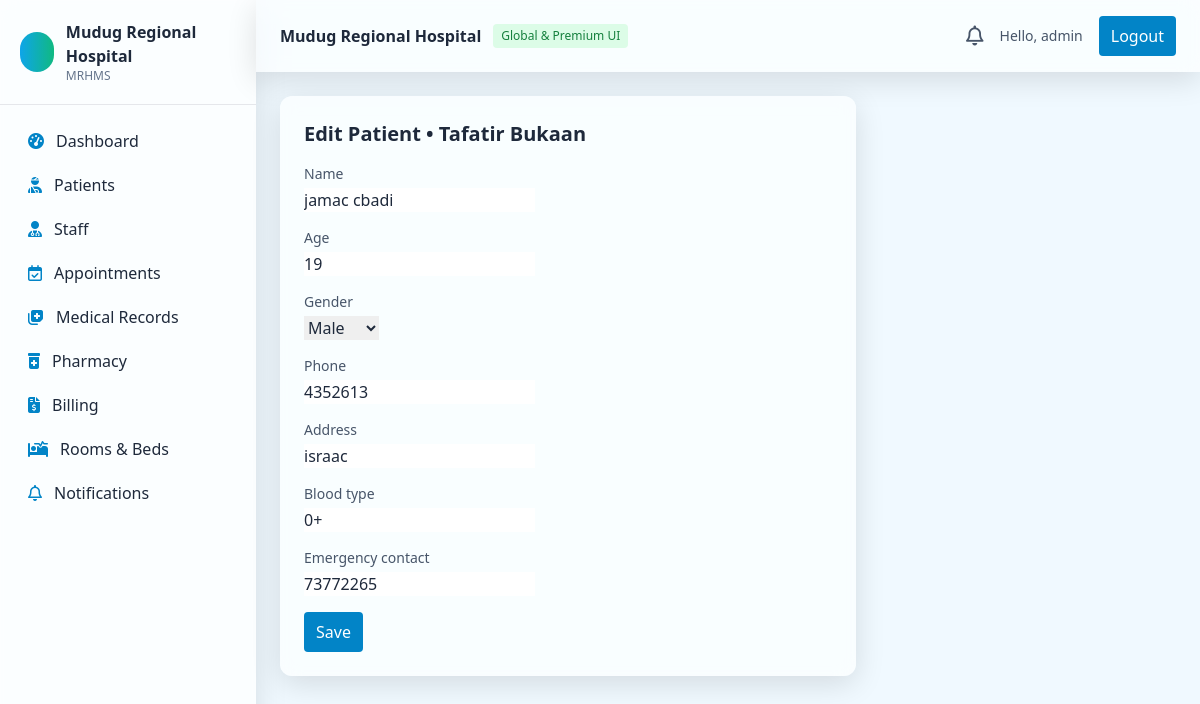
Page /patients/1/edit/ (signed in) on the committed database.
### patients/models.py (models this page shows, shortened)
class Patient(models.Model):
    GENDER_CHOICES = [
        ('M', 'Male'),
        ('F', 'Female'),
        ('O', 'Other'),
    ]
    name = models.CharField(max_length=255)
    age = models.PositiveIntegerField()
    gender = models.CharField(max_length=1, choices=GENDER_CHOICES)
    phone = models.CharField(max_length=20, blank=True)
    address = models.CharField(max_length=255, blank=True)
    blood_type = models.CharField(max_length=3, blank=True)
    emergency_contact = models.CharField(max_length=255, blank=True)
    created_at = models.DateTimeField(auto_now_add=True)

### patients/views.py (the view)
# urls.py: path('<int:pk>/edit/', views.patient_edit, name='patient_edit'),
@login_required
def patient_edit(request, pk):
    patient = get_object_or_404(Patient, pk=pk)
    form = PatientForm(request.POST or None, instance=patient)
    if request.method == 'POST' and form.is_valid():
        form.save()
        messages.success(request, 'Patient updated • Bukaanka waa la cusbooneysiiyay')
        return redirect('patient_detail', pk=patient.pk)
    return render(request, 'patients/form.html', {'form': form, 'title': 'Edit Patient • Tafatir Bukaan'})

### patients/forms.py
class PatientForm(forms.ModelForm):
    class Meta:
        model = Patient
        fields = ["name", "age", "gender", "phone", "address", "blood_type", "emergency_contact"]

### templates/patients/form.html (shortened to what this page needs)
{% extends 'base.html' %}
{% block content %}
<div class="max-w-xl">
  <div class="glass rounded-xl p-6 bg-white/70">
    <h2 class="text-xl font-semibold mb-4">{{ title }}</h2>
    <form method="post" class="space-y-4">
      {% for field in form %}
      <div>
        <label class="block text-sm text-slate-600 mb-1">{{ field.label }}</label>
        {{ field }}
      </div>
      {% endfor %}
      <button class="px-3 py-2 rounded bg-sky-600 text-white hover:bg-sky-700">Save</button>
    </form>
  </div>
{% endblock %}

### templates/partials/navbar.html (shortened to what this page needs)
<header class="bg-white/70 glass">
  <div class="max-w-full px-6 py-4 flex items-center justify-between">
    <div class="flex items-center gap-3">
      <h1 class="font-semibold text-slate-800">Mudug Regional Hospital</h1>
      <span class="text-xs px-2 py-1 rounded bg-green-100 text-green-700">Global & Premium UI</span>
    </div>
    <div class="flex items-center gap-4">
      <a href="/notifications/" class="relative text-slate-600 hover:text-sky-700">
        <i class="fa-regular fa-bell text-xl"></i>
      </a>
      {% if user.is_authenticated %}
        <span class="text-sm text-slate-600">Hello, {{ user.get_full_name|default:user.username }}</span>
        <a href="/logout/" class="px-3 py-2 rounded bg-sky-600 text-white hover:bg-sky-700">Logout</a>
      {% else %}
        <a href="/login/" class="px-3 py-2 rounded bg-sky-600 text-white hover:bg-sky-700">Login</a>
      {% endif %}
    </div>
  </div>
</header>

### templates/base.html (style rules this page uses)
.glass { backdrop-filter: saturate(180%) blur(10px); background: rgba(255, 255, 255, 0.6); box-shadow: 0 8px 30px rgba(0, 0, 0, 0.12); }

### rows in the picture
Patient: form "jamac cbadi" "19" "Male" "4352613" "israac" "0+" "73772265"

### other values in the picture
{{ user.get_full_name|default:user.username }} "admin"
{{ title }} "Edit Patient • Tafatir Bukaan"
{{ field.label }} "Name" "Age" "Gender" "Phone" "Address" "Blood type" "Emergency contact"
